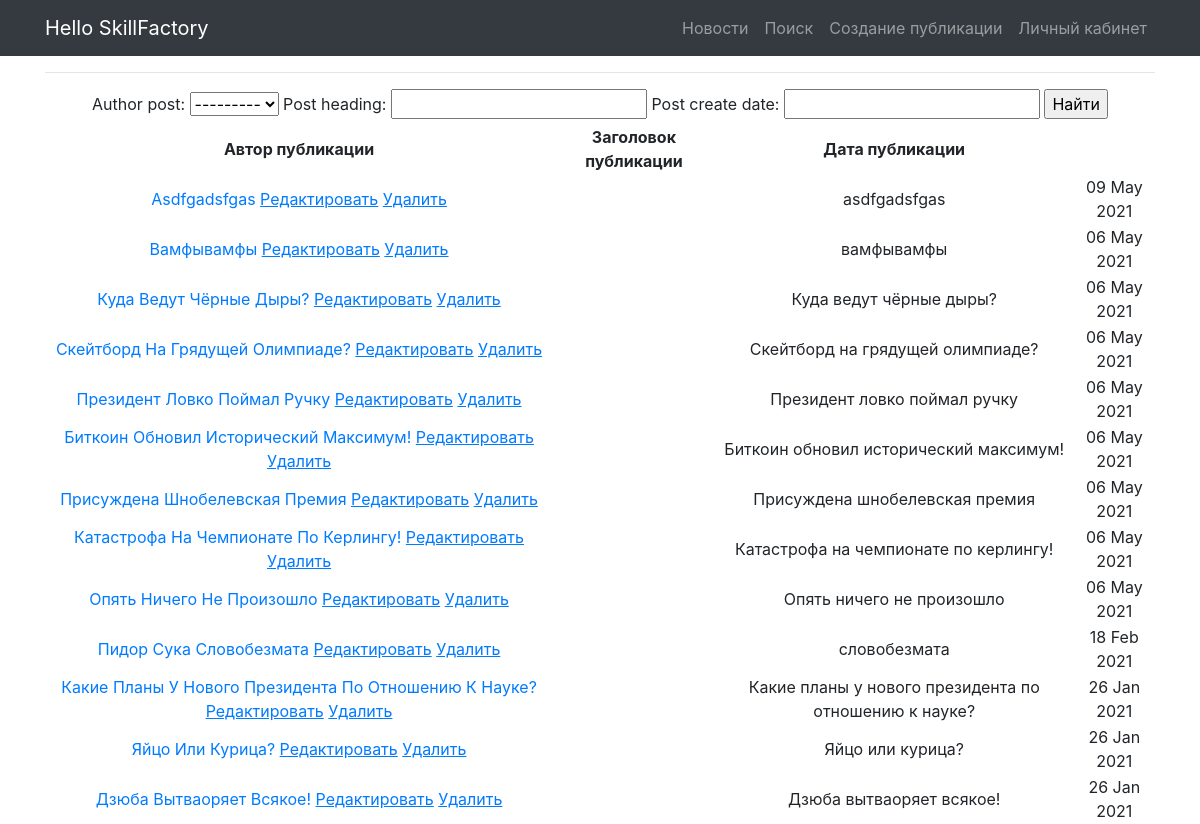
/news/search, run on the app's committed database.
### news/models.py (models this page shows, shortened)
class Post(models.Model):
    article = 'Article'
    news = 'News'
    POSITIONS = [
        (article, 'Статья'),
        (news, 'Новость')]
    author_post = models.ForeignKey(Author, on_delete=models.CASCADE)
    post_category = models.ManyToManyField(Category)
    post_type_select = models.CharField(max_length=32, choices=POSITIONS, default=news)
    post_heading = models.CharField(max_length=64)
    post_text = models.TextField()
    post_create_date = models.DateTimeField(auto_now_add=True)
    post_rating = models.IntegerField(default=0)

### news/views.py (the view, shortened to what this page needs)
# urls.py: path('search', NewsSearch.as_view()),
class NewsSearch(ListView):
    template_name = 'flatpages/search.html'  # указываем имя шаблона, в котором будет лежать html, в котором будут все инструкции о том, как именно пользователю должны вывестись наши объекты
    context_object_name = 'news'  # это имя списка, в котором будут лежать все объекты, его надо указать, чтобы обратиться к самому списку объектов через html-шаблон
    queryset = Post.objects.all().values().order_by('-id')
    paginate_by = 10
    form_class = NewsForm
    def get_context_data(self, **kwargs):  # забираем отфильтрованные объекты переопределяя метод get_context_data у наследуемого класса (привет полиморфизм, мы скучали!!!)
        context = super().get_context_data(**kwargs)
        context['filter'] = NewsFilter(self.request.GET, queryset=self.get_queryset())  # вписываем наш фильтр в контекст
        context['categories'] = Post.objects.all()
        context['form'] = NewsForm()
        return context

### news/forms.py
class NewsForm(ModelForm):
    class Meta:
        model = Post
        fields = ['author_post', 'post_heading', 'post_type_select', 'post_text', 'post_category']

### news/models.py (called while the page is built)
    def __str__(self):
        return self.author.username

### news/templatetags/_filters.py (called while the page is built)
@register.filter(name='censor')
def censor(value):
    arg = ['пидор', 'сука', 'ниггер']
    b = value.split(' ')
    for c in arg:
        for a in b:
            if a == c:
                b.remove(a)
    return ' '.join(b)

### templates/flatpages/search.html (shortened to what this page needs)
{% extends 'flatpages/default.html' %}
{% load _filters %}
{% block content %}
    <hr>
     <form method="GET">
            {{ filter.form }}
            <input type="submit" value="Найти">
        </form>
        <table>
            <thead>
                <th>
                    Автор публикации
                </th>
                <th>
                    Заголовок публикации
                </th>
                <th>
                    Дата публикации
                </th>
            </thead>
            {% for post in filter.qs %}
                <tr>
                    <td>
                        <a href="{% url 'details' post.id %}">{{ post.post_heading|title }}</a>
                        <a href="{% url 'edit' post.id %}"><u>Редактировать</u></a>
                        <a href="{% url 'delete' post.id %}"><u> Удалить </u></a>
                    </td>
                    <td>
                    </td>
                    <td>
                        {{ post.post_heading|censor }}
                    </td>
                    <td>
                        {{ post.post_create_date|date:'d M Y'}}
                    </td>
                </tr>
            {% endfor %}
        </table>
{% endblock content %}

### data on the page
Post: post_heading "Asdfgadsfgas", post_heading|censor "asdfgadsfgas", post_create_date "09 May 2021"
Post: post_heading "Вамфывамфы", post_heading|censor "вамфывамфы", post_create_date "06 May 2021"
Post: post_heading "Куда Ведут Чёрные Дыры?", post_heading|censor "Куда ведут чёрные дыры?", post_create_date "06 May 2021"
Post: post_heading "Скейтборд На Грядущей Олимпиаде?", post_heading|censor "Скейтборд на грядущей олимпиаде?", post_create_date "06 May 2021"
Post: post_heading "Президент Ловко Поймал Ручку", post_heading|censor "Президент ловко поймал ручку", post_create_date "06 May 2021"
Post: post_heading "Биткоин Обновил Исторический Максимум!", post_heading|censor "Биткоин обновил исторический максимум!", post_create_date "06 May 2021"
Post: post_heading "Присуждена Шнобелевская Премия", post_heading|censor "Присуждена шнобелевская премия", post_create_date "06 May 2021"
Post: post_heading "Катастрофа На Чемпионате По Керлингу!", post_heading|censor "Катастрофа на чемпионате по керлингу!", post_create_date "06 May 2021"
Post: post_heading "Опять Ничего Не Произошло", post_heading|censor "Опять ничего не произошло", post_create_date "06 May 2021"
Post: post_heading "Пидор Сука Словобезмата", post_heading|censor "словобезмата", post_create_date "18 Feb 2021"
Post: post_heading "Какие Планы У Нового Президента По Отношению К Науке?", post_heading|censor "Какие планы у нового президента по отношению к науке?", post_create_date "26 Jan 2021"
Post: post_heading "Яйцо Или Курица?", post_heading|censor "Яйцо или курица?", post_create_date "26 Jan 2021"
Post: post_heading "Дзюба Вытваоряет Всякое!", post_heading|censor "Дзюба вытваоряет всякое!", post_create_date "26 Jan 2021"
